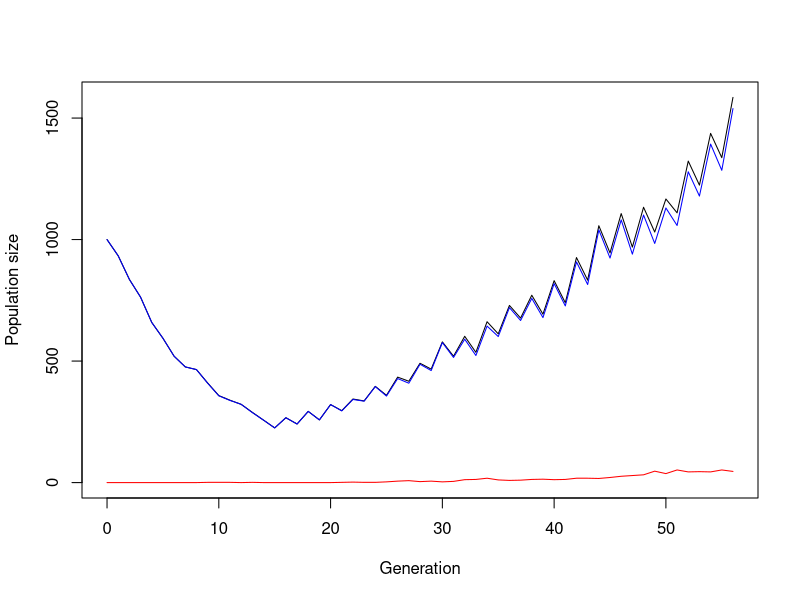

This figure's R source:
simulate_one_gen <- function(N_a, N_A, fitnessa, fitnessA, mut_rate) {
  # draw offspring according to Poisson distribution
  offsp_a <- rpois(1, N_a * fitnessa)
  offsp_A <- rpois(1, N_A * fitnessA)
  # draw new mutants according to Poisson distribution
  mut_a_to_A <- rpois(1, offsp_a * mut_rate)
  mut_A_to_a <- rpois(1, offsp_A * mut_rate)
  
  # determine new population sizes of wild type and mutant
  N_a_new <- max(offsp_a - mut_a_to_A, 0)+mut_A_to_a
  N_A_new <- max(offsp_A - mut_A_to_a, 0) + mut_a_to_A
  
  return(c(N_a_new, N_A_new))
}
simulate_pop <- function(N_init_a, N_init_A, maxfit, minfit, fitflip, mut_rate, t_max) {
  # Create the vector in which to save the results
  pop_vector <- c(N_init_a, N_init_A)
  # initiate the variables
  pop_new <- c(N_init_a, N_init_A)
  v <- 0
  fitnessa <- minfit
  fitnessA <- maxfit
  # run the simulation until generation t_max
  for (i in 1:t_max+1) {
    #define fitness of a and A for each iteration
    if (v<fitflip){
      v <- v+1
    } else {
      fitness <- fitnessa
      fitnessa <- fitnessA
      fitnessA <- fitness
    }
      
    # redefine the current population one generation later
    pop_new <- simulate_one_gen(pop_new[1],pop_new[2], fitnessa, fitnessA, mut_rate)
    # add the new population sizes to the output vector
    pop_vector <- rbind(pop_vector,pop_new)
    # condition to stop the simulation before t_max: either the population exceeds 1.5 times the original population size, or it goes extinct
    if (pop_new[1]+pop_new[2]>=1.5*(N_init_a+ N_init_A) | pop_new[1]+pop_new[2]==0) break
  }
  
  # define the row and column names of the output vector
  rownames(pop_vector) <- (0:t_max)[1:length(pop_vector[,1])] # note that the vector has to be cut if the simulation stopped early
  colnames(pop_vector) <- c("a","A")
  # return the result
  return(pop_vector)	
}

max_gen <- 1000
# create your simulation data
output <- simulate_pop(1000,0,1.2,0.9,15,0.001,max_gen)

# show the last few lines of the data table
print(tail(output))
# plot the output - note that the plot range and the x axis have to be adjusted based on the length of the table
# determine x axis range 
x_range <- 0:(length(output[,1])-1)
# this plots the total population size
plot(x_range,output[,1]+output[,2],type='l',ylim=c(0,max(output[,1]+output[,2])),xlab = "Generation",ylab = "Population size")
# add number of wild type individuals
lines(x_range,output[,1], col="blue")
# add number of mutant individuals
lines(x_range,output[,2], col="red")


flipswitch <- 5
lambda_max <- 5
lambda_min <- 1
w <- sample(c(lambda_max,lambda_min))
x_A <- w[1]
x_a <- w[2]
for (i in 1:49){
  if (i %% flipswitch == 0){
    print(i)
  }
}

simulate_one_gen <- function(N_a, N_A, decay_rate, sel_coeff, mut_rate) {
  # draw offspring according to Poisson distribution
  offsp_a <- rpois(1, N_a * (1-decay_rate))
  offsp_A <- rpois(1, N_A * (1-decay_rate+sel_coeff))
  # draw new mutants according to Poisson distribution
  mut_a_to_A <- rpois(1, offsp_a * mut_rate)
  
  # determine new population sizes of wild type and mutant
  N_a_new <- max(offsp_a - mut_a_to_A, 0)
  N_A_new <-  offsp_A + mut_a_to_A
  
  return(c(N_a_new, N_A_new))
}
simulate_pop <- function(N_init_a, N_init_A, maxfit, minfit, fitflip, mut_rate, t_max) {
  # Create the vector in which to save the results
  pop_vector <- c(N_init_a, N_init_A)
  # initiate the variables
  pop_new <- c(N_init_a, N_init_A)
  v <- 0
  fitnessa <- minfit
  fitnessA <- maxfit
  # run the simulation until generation t_max
  for (i in 1:t_max+1) {
    #define fitness of a and A for each iteration
    if (v<fitflip){
      v <- v+1
    } else {
      fitness <- fitnessa
      fitnessa <- fitnessA
      fitnessA <- fitness
    }
    
    # redefine the current population one generation later
    pop_new <- simulate_one_gen(pop_new[1],pop_new[2], fitnessa, fitnessA, mut_rate)
    # add the new population sizes to the output vector
    pop_vector <- rbind(pop_vector,pop_new)
    # condition to stop the simulation before t_max: either the population exceeds 1.5 times the original population size, or it goes extinct
    if (pop_new[1]+pop_new[2]>=1.5*(N_init_a+ N_init_A) | pop_new[1]+pop_new[2]==0) break
  }
  
  # define the row and column names of the output vector
  rownames(pop_vector) <- (0:t_max)[1:length(pop_vector[,1])] # note that the vector has to be cut if the simulation stopped early
  colnames(pop_vector) <- c("a","A")
  # return the result
  return(pop_vector)	
}


